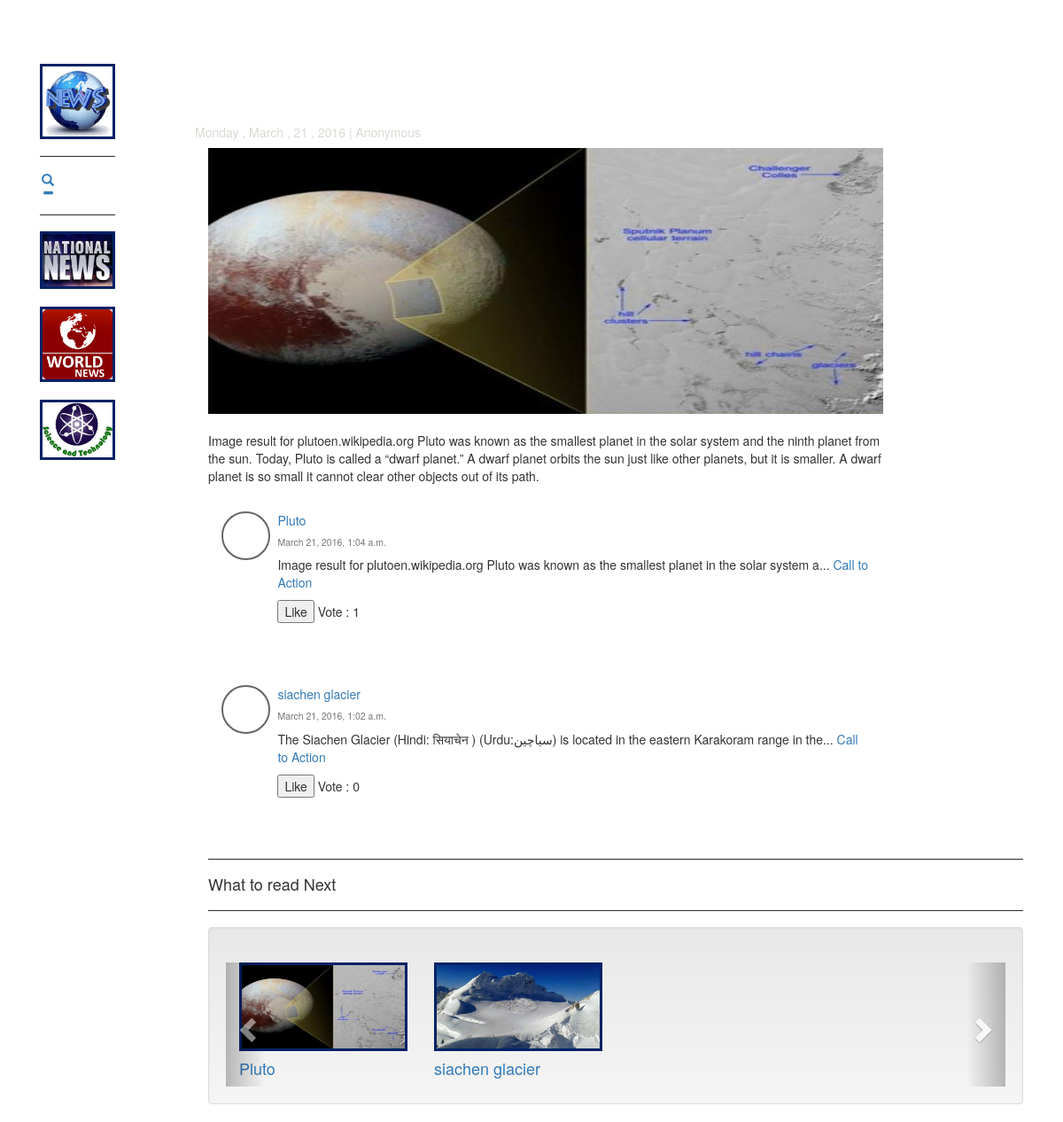
The app's page /article/ with its own data.
### articles/models.py (models this page shows, shortened)
class News(models.Model):
    title = models.CharField("Title", max_length = 256)
    author_Detail = models.CharField("Author" , max_length = 128)
    date = models.DateTimeField("Published Date")
    m_image = models.ImageField("Main Image ",
        upload_to =  autogenerated_Main_Image_Name ,)
    s_Image = models.ImageField("Sub Image",              #next step store m_image and s_iamge i a seperate folder
        upload_to = autogenerated_Sub_Image_Name,)
    body = models.TextField("Main Article")
    likecount = models.TextField("LikeCount" , default="0",max_length = 1000,blank=True,editable=False)
    class Meta:
         verbose_name_plural = "News"
         ordering = ['-date']

### articles/views.py (the view)
# urls.py: url(r'^article/' , include('articles.urls')),
def articles(request):
    model = News.objects.all() # getting News objects list
    random_generator = random.randint(1,News.objects.count())
    context = {'models':model,
	          'title' : 'Articles' ,
			  'num_of_objects' : News.objects.count() ,
			  'random_order' :  random.randint(1,random_generator) ,
			  'random_object' : News.objects.get(id = random_generator ) ,
			  'first4rec' : model[0:4],
    		  'next4rec' : model[4:],
			  }
    News.objects.filter(id = 2).update(likecount = 1)
    return render(request, 'articles.html',context)

### template/articles.html (shortened to what this page needs)
{% extends "base.html" %}
  {% block content %}
  <h1 style = "color : #ffffff">  Top {{num_of_objects}} List </h1>
    <h5 style = "color : #D9D9D3 " > {{random_object.date|date:"l , F , d , Y"}} | <span style = "color : #D9D9D3 " > {{random_object.author_Detail}}</span> </h5>
               <div class = "col-lg-10">
                <a href = "{{random_object.id}}"><img id = "randomImage" src = "{{random_object.m_image.url}}" width ="800" height = "300" alt = "{{random_object.title}}"></a>
                <span>
                 <div id = "randombody">
                   <br> <p>{{random_object.body|slice:":400"}}</p>
                 </div>
               </span>
               </div>
               {% for news in models %}
              <div id = "list-Of-Articles-Displayed" class = "col-lg-10" v-for="news in loadArticles" >
                  <div class = "col-lg-1">
                    <br> <div id = "num-img-circle"><span style = "color:#000000"> <h1 class = "counterHeader">{{forCounter}}</h1> </span></div>
                   </div>
                   <div class = "col-lg-11"><br>
                         <a href = "{{news.id}}" >{{news.title}}</a> <h5><small>{{news.date}}</small></h5>
                         <p>{{news.body|slice:'100'}}...<span style = "color : purple" > <a href = "{{news.id}}"> Call to Action</a>&nbsp;&nbsp;&nbsp;&nbsp;
                           <div >
                               <input id="onclButton" v-on:click="upCount()"  type = "button" value = "Like" v-model = "countVote" >
                                <span>Vote : {{news.likecount}} </span>
                             </div>
                          <br><br></span>
                         </p>
                  </div>
            </div>
            {%endfor%}
            <br>
  {%endblock%}

### template/base.html (shortened to what this page needs)
<!DOCTYPE>
{% load static %}
<html>
	<head>
     <link rel="stylesheet" href="http://maxcdn.bootstrapcdn.com/bootstrap/3.3.6/css/bootstrap.min.css">
	  <link rel="stylesheet" href="{% static "css/bootstrap.css" %}" >
	   <link rel="stylesheet" href="{% static "css/bootstrap.min.css" %}" >
	  <link rel="stylesheet"href="{% static "css/boo.css" %}" >
	   <link rel="stylesheet"href="{% static "css/bootstrap-theme.css" %}" >
	</head>
	<body>
       <div class="container">
			<div class="container-fluid">
				  <div class="row">
				  <div class = "col-lg-12" id = "gameplay-scoreboard"></div>
				  <div class="col-lg-2">
				      <ul class="nav  nav-stacked affix col-lg-1 col-sm-2">
				        <li class = ""><img class = "img-responsive" src="{% static "images/news.png" %}"></li>
				        <hr>
				        <a href = "#" <li  id = "search" class="glyphicon glyphicon-search" ></li> </a>
				        <a href = "#" <li id= "minus" class="glyphicon glyphicon-minus "></li> </a><hr>
				        <a href = "#"><li class=""> <img class= "img-responsive" src= "{% static "images/national-news.jpg" %}"></li></a></br>
				       <a href="#"><li  class = ""><img  class="img-responsive" src="{% static "images/world-news.png" %}"></li></a> </br>
				        <a href ="#"><li class=""> <img class="img-responsive"  src="{% static "images/science-and-tech-logo.jpg" %}"></li></a>
				      </ul>
				   </div>
				  <div class="col-lg-10" id = "articles-list">
    				 <div class = "row">
					   {% block content %}{%endblock%}
				   </div>
				   <hr>
				    <h4> What to read Next </h4>
				    <hr>
				     <div class = "row">
     <div class="col-md-12 col-lg-12">
        <div class="well">
            <div class="carousel slide" id="myCarousel">
				  <div class="carousel-inner">
				    <div class="item active">
						 {% for news in first4rec %}
					          <div  class = "col-xs-2 col-lg-3">
					          	<a href = "{{news.id}}"><img src = "{{MEDIA_URL}}{{news.s_Image}}" style="width: 100%;height:100px;" class = "img-responsive"><h4> {{news.title}}</h4></a>
					          </div>
					      {% endfor %}
				    </div>
				  </div>
				  <a class="left carousel-control" href="#myCarousel" data-slide="prev"><i class="glyphicon glyphicon-chevron-left"></i></a>
				  <a class="right carousel-control" href="#myCarousel" data-slide="next"><i class="glyphicon glyphicon-chevron-right"></i></a>
				</div>
        </div>
    </div>
    </div>
   </div>
				   </div>
				  </div>
			  </div>
	</body>
</html>

### static/css/boo.css (style rules this page uses)
body { background-image: url("http://41.media.tumblr.com/0d25444a7a75ea46f65f224007a1d461/tumblr_o1vb6c2Ojr1tf8vylo1_1280.png") !important ; -moz-background-size:100% 100%; -webkit-background-size:100% 100%; background-size:100% 100%; }
#gameplay-scoreboard { background-color: ##D9D9D3; height: 54px; border: solid 1px ffffff; padding-bottom:72px; }
img { max-height:100%; max-width:100%; }
#search , #minus { padding:0px 27px 0px 2px }
.carousel-control { padding-top:10%; width:5%; }
#num-img-circle { border-radius: 50%; behavior: url(PIE.htc); padding: 8px; width:55px; height:55px; border: 2px solid #666; color: #666; text-align: center; font: 32px Arial, sans-serif; }
hr { -moz-border-bottom-colors: none; -moz-border-image: none; -moz-border-left-colors: none; -moz-border-right-colors: none; -moz-border-top-colors: none; border-color: #EEEEEE -moz-use-text-color #FFFFFF; border-style: solid none; border-width: 1px 0; margin: 18px 0; width:100%; }
img.img-responsive { border: solid #002266; }
#myCarousel { margin-top :20px; }

### records on screen
News: date "Monday , March , 21 , 2016", author_Detail "Anonymous", m_image (picture), body "Image result for plutoen.wikipedia.org Pluto was known as the smallest planet in the solar system and the ninth planet from the sun. Today, Pluto is called a “dwarf planet.” A dwarf planet orbits the sun just like other planets, but it is smaller. A dwarf planet is so small it cannot clear other objects out of its path.", title "Pluto", date "March 21, 2016, 1:04 a.m.", body "Image result for plutoen.wikipedia.org Pluto was known as the smallest planet in the solar system a", likecount "1", s_Image (picture)
News: title "siachen glacier", date "March 21, 2016, 1:02 a.m.", body "The Siachen Glacier (Hindi: सियाचेन ) (Urdu:سیاچین) is located in the eastern Karakoram range in the", likecount "0", s_Image (picture)
